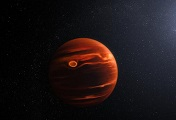
#> input picture histograma_python/imagens/1.jpg, 176 x 120 px
$ python cu.py
#> lines starting #> are read from the running program, lines starting #| are printed output that depends on the picture
from PIL import Image

# 1. Carrega a imagem em escala de cinza
img = Image.open('histograma_python/imagens/1.jpg').convert('L')
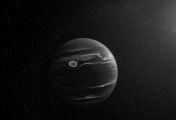
#> img: PIL image 176x120 L; min 0, max 203, mean 22.8
width, height = img.size
#> width = 176; height = 120
pixels = list(img.getdata())
#> pixels = 21120 items

# 2. Calcula o histograma
hist = [0] * 256
for px in pixels:
    hist[px] += 1
#> this loop made 21120 passes
#> px on passes 3 to 5: 1, 1, 1
#> after the loop, hist = 256 values, max 1218 at index 3, min 0 at index 106, mean 82.5

# 3. Calcula a CDF (função de distribuição acumulada)
cdf = []
cum_sum = 0
for h in hist:
    cum_sum += h
    cdf.append(cum_sum)
#> this loop made 256 passes
#> (h, cum_sum) on passes 1 to 3: (515, 515), (979, 1494), (1160, 2654)
#> after the loop, cdf = 256 values from 515 to 21120; cum_sum = 21120

# Normaliza a CDF para o intervalo [0, 255]
cdf_min = next(x for x in cdf if x > 0)
#> cdf_min = 515
total_pixels = width * height
#> total_pixels = 21120
mapping = [
    round((cdf[v] - cdf_min) / (total_pixels - cdf_min) * 255)
    for v in range(256)
]
#> mapping = 256 values from 0 to 255

# 4. Aplica a equalização
equalized_pixels = [mapping[p] for p in pixels]
#> equalized_pixels = 21120 items

# 5. Cria e salva a nova imagem
equalized_img = Image.new('L', (width, height))
#> equalized_img: PIL image 176x120 L; every value is 0
equalized_img.putdata(equalized_pixels)
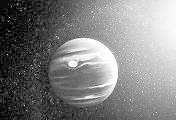
#> equalized_img: PIL image 176x120 L; min 0, max 255, mean 127.5
equalized_img.save('imagem_equalizada.jpg')
equalized_img.show()

$ run again, with histograma_python/imagens/3.jpg copied over histograma_python/imagens/1.jpg
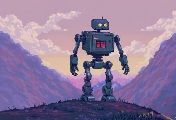
#> input picture histograma_python/imagens/3.jpg, 176 x 120 px
#> `img = Image.open('histograma_python/imagens/1.jpg').convert('L')`:
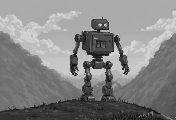
#> img: PIL image 176x120 L; min 3, max 238, mean 132.7
#> pixels = 21120 items
#> the loop `for px in pixels:` made 21120 passes
#> px on passes 1 to 3: 171, 171, 171
#> after the loop `for px in pixels:`: hist = 256 values, max 2426 at index 171, min 0 at index 0, mean 82.5
#> the loop `for h in hist:` made 256 passes
#> (h, cum_sum) on passes 2 to 4: (0, 0), (0, 0), (1, 1)
#> after the loop `for h in hist:`: cdf = 256 values from 0 to 21120; cum_sum = 21120
#> cdf_min = 1
#> mapping = 256 values from 0 to 255
#> equalized_pixels = 21120 items
#> `equalized_img.putdata(equalized_pixels)`:
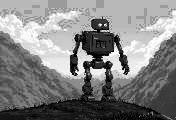
#> equalized_img: PIL image 176x120 L; min 0, max 255, mean 130.2
